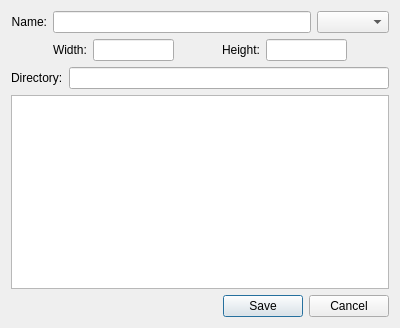
<?xml version="1.0" encoding="UTF-8"?>
<ui version="4.0">
 <class>SaveHistogramWidgetClass</class>
 <widget class="QDialog" name="SaveHistogramWidgetClass">
  <property name="geometry">
   <rect>
    <x>0</x>
    <y>0</y>
    <width>400</width>
    <height>328</height>
   </rect>
  </property>
  <property name="windowTitle">
   <string>Save Histogram</string>
  </property>
  <property name="toolTip">
   <string>Name of the file where the histogram should be saved (no suffix).</string>
  </property>
  <layout class="QVBoxLayout" name="verticalLayout">
   <item>
    <layout class="QHBoxLayout" name="horizontalLayout">
     <item>
      <widget class="QLabel" name="label">
       <property name="text">
        <string>&lt;font color='black'&gt;Name:&lt;/font&gt;</string>
       </property>
       <property name="alignment">
        <set>Qt::AlignRight|Qt::AlignTrailing|Qt::AlignVCenter</set>
       </property>
      </widget>
     </item>
     <item>
      <widget class="QLineEdit" name="nameLineEdit"/>
     </item>
     <item>
      <widget class="QComboBox" name="suffixComboBox">
       <property name="toolTip">
        <string>Select the format for saving the histogram.</string>
       </property>
      </widget>
     </item>
    </layout>
   </item>
   <item>
    <layout class="QHBoxLayout" name="horizontalLayout_4">
     <item>
      <spacer name="horizontalSpacer_2">
       <property name="orientation">
        <enum>Qt::Horizontal</enum>
       </property>
       <property name="sizeHint" stdset="0">
        <size>
         <width>18</width>
         <height>20</height>
        </size>
       </property>
      </spacer>
     </item>
     <item>
      <widget class="QLabel" name="widthLabel">
       <property name="text">
        <string>Width:</string>
       </property>
      </widget>
     </item>
     <item>
      <widget class="QLineEdit" name="widthLineEdit">
       <property name="maximumSize">
        <size>
         <width>81</width>
         <height>16777215</height>
        </size>
       </property>
       <property name="toolTip">
        <string>Width of the ping image in pixels.</string>
       </property>
      </widget>
     </item>
     <item>
      <spacer name="horizontalSpacer_3">
       <property name="orientation">
        <enum>Qt::Horizontal</enum>
       </property>
       <property name="sizeHint" stdset="0">
        <size>
         <width>18</width>
         <height>20</height>
        </size>
       </property>
      </spacer>
     </item>
     <item>
      <widget class="QLabel" name="heightLabel">
       <property name="text">
        <string>Height:</string>
       </property>
      </widget>
     </item>
     <item>
      <widget class="QLineEdit" name="heightLineEdit">
       <property name="maximumSize">
        <size>
         <width>81</width>
         <height>16777215</height>
        </size>
       </property>
       <property name="toolTip">
        <string>Height of the ping image in pixels.</string>
       </property>
      </widget>
     </item>
     <item>
      <spacer name="horizontalSpacer_4">
       <property name="orientation">
        <enum>Qt::Horizontal</enum>
       </property>
       <property name="sizeHint" stdset="0">
        <size>
         <width>17</width>
         <height>20</height>
        </size>
       </property>
      </spacer>
     </item>
    </layout>
   </item>
   <item>
    <layout class="QHBoxLayout" name="horizontalLayout_2">
     <item>
      <widget class="QLabel" name="directoryLabel">
       <property name="text">
        <string>&lt;font color='black'&gt;Directory:&lt;/font&gt;</string>
       </property>
      </widget>
     </item>
     <item>
      <widget class="QLineEdit" name="directoryLineEdit">
       <property name="toolTip">
        <string>Directory where the histogram will be saved.</string>
       </property>
      </widget>
     </item>
    </layout>
   </item>
   <item>
    <widget class="QTreeView" name="directoryTreeWidget">
     <property name="toolTip">
      <string>Select a directory for saving the histogram.</string>
     </property>
    </widget>
   </item>
   <item>
    <layout class="QHBoxLayout" name="horizontalLayout_3">
     <item>
      <spacer name="horizontalSpacer">
       <property name="orientation">
        <enum>Qt::Horizontal</enum>
       </property>
       <property name="sizeHint" stdset="0">
        <size>
         <width>40</width>
         <height>20</height>
        </size>
       </property>
      </spacer>
     </item>
     <item>
      <widget class="QPushButton" name="saveButton">
       <property name="toolTip">
        <string>Save the histogram and close this dialog.</string>
       </property>
       <property name="text">
        <string>Save</string>
       </property>
      </widget>
     </item>
     <item>
      <widget class="QPushButton" name="cancelButton">
       <property name="toolTip">
        <string>Close this dialog without saving.</string>
       </property>
       <property name="text">
        <string>Cancel</string>
       </property>
      </widget>
     </item>
    </layout>
   </item>
  </layout>
 </widget>
 <layoutdefault spacing="6" margin="11"/>
 <resources/>
 <connections/>
</ui>
